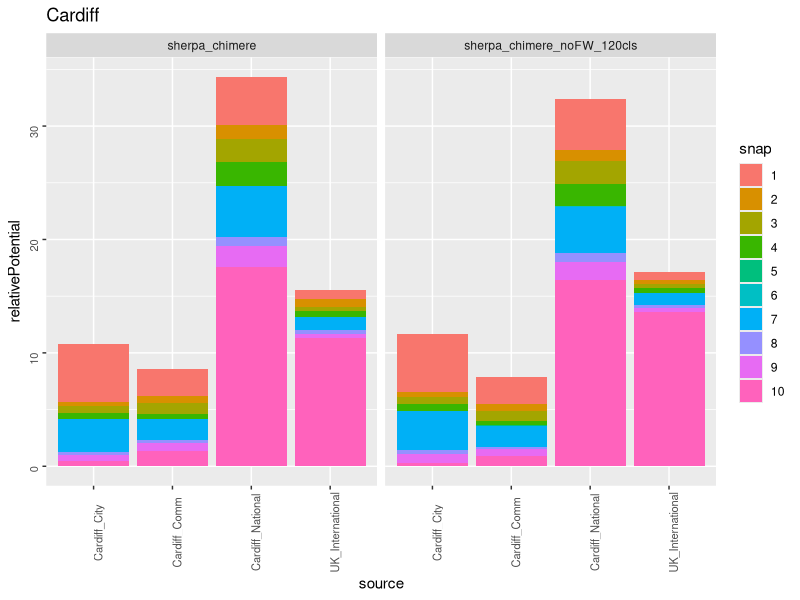
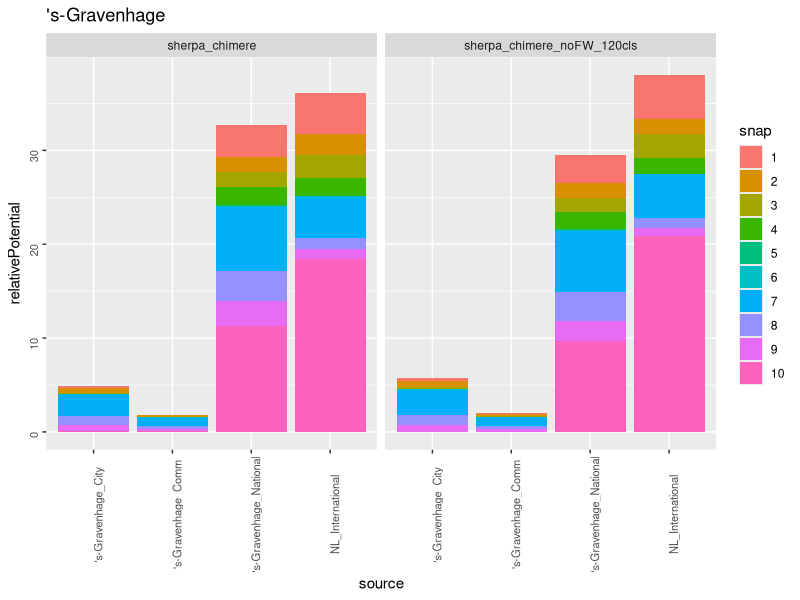
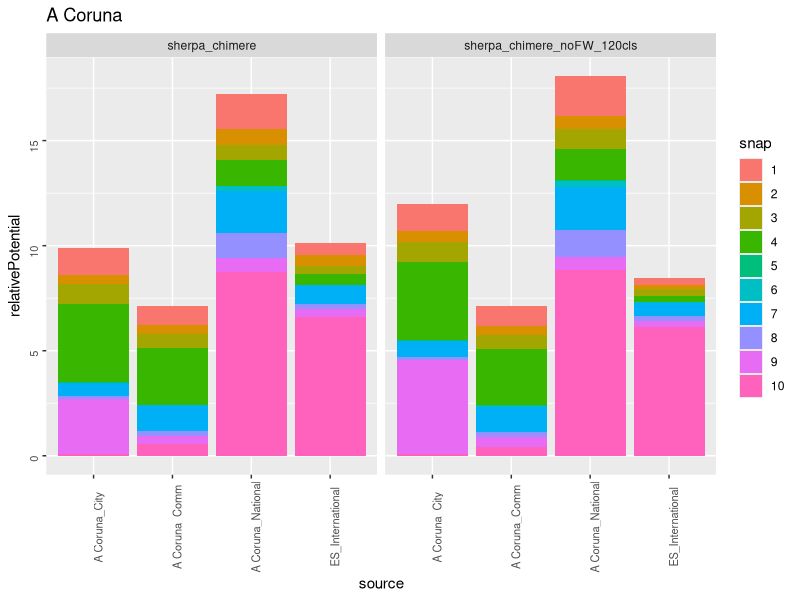
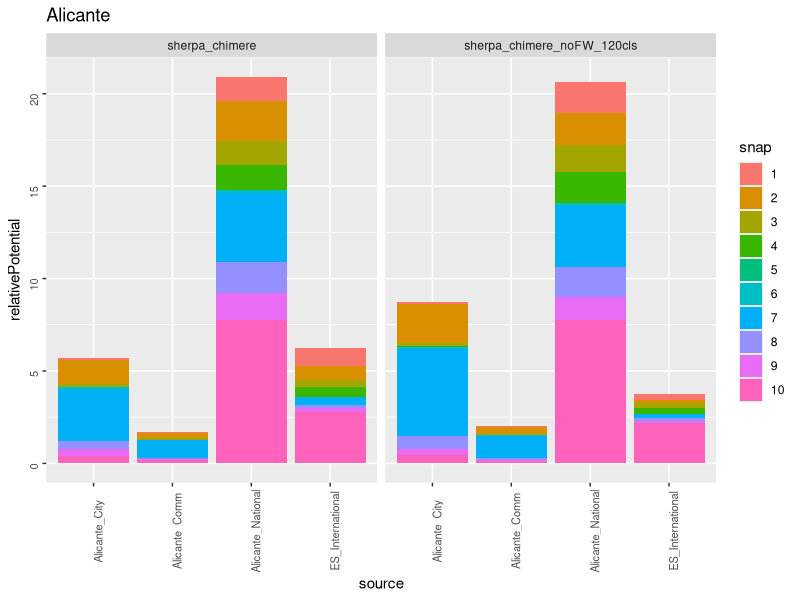
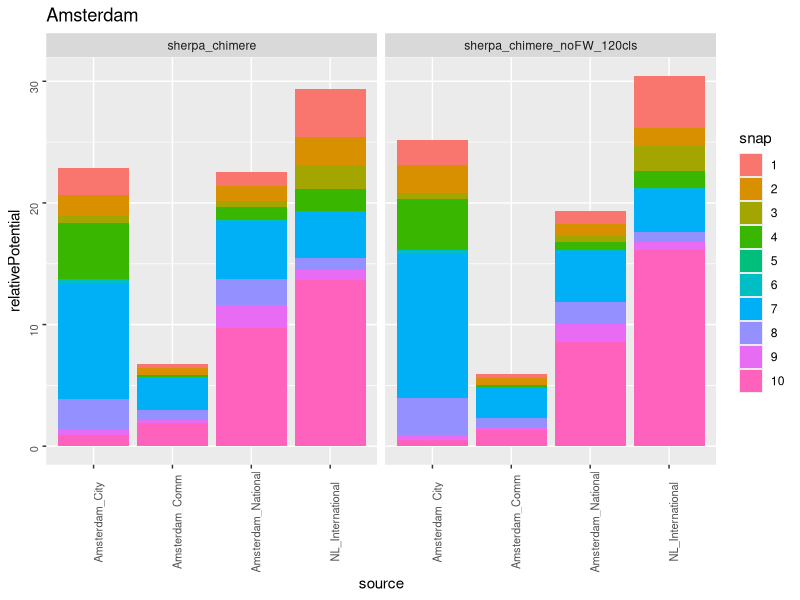
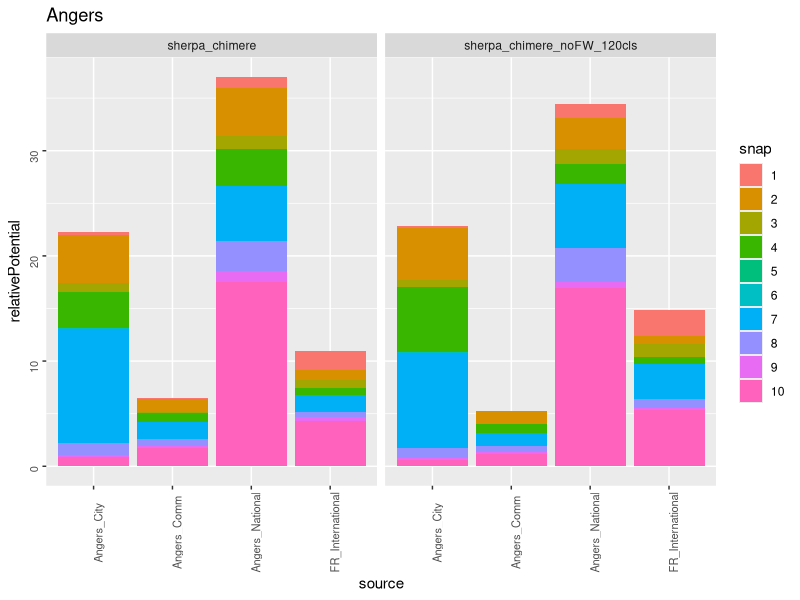
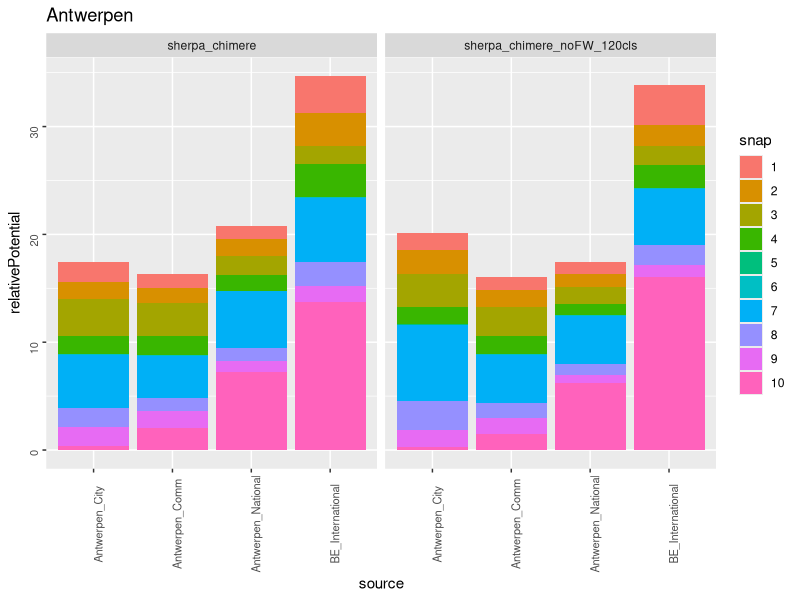
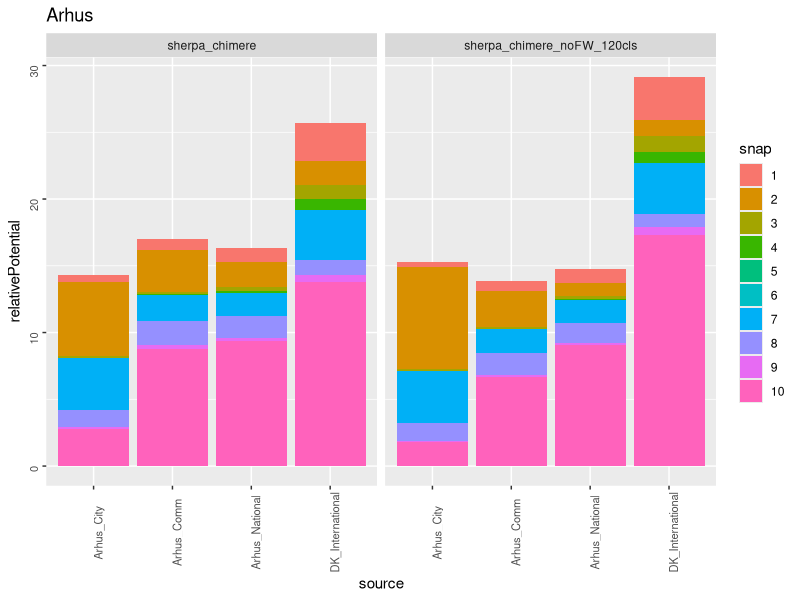

Generate these figures, in order, with R: (Note: this script raises an error after producing the figures.)
library(tidyverse)

setwd('D:/WORK/projects/1_urbIam/1_CODE_MATLAB/SHERPA/SHERPA-GITHUB/Sherpa/comparisonAtlasSRR_120clsSRR/20171215_perSNAP_perPrec_aggAreas')
#read file with results
#sherpaAtlas is the case used in the Atlas
#sherpa120cls is the new case to be included in the Feb18 Sherpa
sherpaAtlas <- read_csv2("20171215_sherpa_chimere_PM25_perSNAP_perPrec_aggAreas.txt", 
                           skip = 5)
sherpaAtlas$relative_potential <- as.numeric(sherpaAtlas$relative_potential)
sherpaAtlas$snap <- as.factor(sherpaAtlas$snap)

sherpa120cls <- read_csv2("20171219_sherpa_chimere_noFW_120cls_PM25_perSNAP_perPrec_aggAreas.txt", 
                         skip = 5)
sherpa120cls$relative_potential <- as.numeric(sherpa120cls$relative_potential)
sherpa120cls$snap <- as.factor(sherpa120cls$snap)

#concatenate results
sherpaFinalResults <- rbind(sherpaAtlas, sherpa120cls)

#loop over cities
for (city in unique(sherpaFinalResults$target)) {
  print(paste0('processing ',city))
  #select useful columns, filter per city, group and summarize per source-snap, ggplot
  sherpaFinalResults %>%
    select(model, target, source, snap, precursor, relative_potential) %>%
    filter(target==city) %>%
    group_by(model, source, snap) %>%
    summarise(relativePotential=sum(relative_potential)) %>%
    ggplot(aes(fill=snap, y=relativePotential, x=source)) + 
    geom_bar(stat='identity') +
    facet_grid( ~ model) +
    labs(title=city) +
    theme(axis.text=element_text(size=8, angle=90))
            
  ggsave(paste('./OUTPUT_per_source/comparingSRR_atlas_vs_120cells_',city,'.png'))  
}

